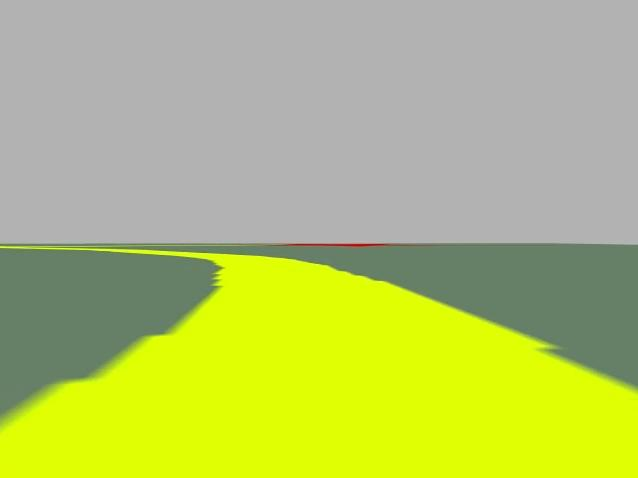
#> input picture catkin_ws/src/assignment_OpenCv/test1.jpg, 638 x 478 px
$ python canedge.py
#> lines starting #> are read from the running program, lines starting #| are printed output that depends on the picture; after the words box and inside, x2 and y2 are one past the last pixel; in counts of white or black regions, pixels touching at a corner belong together
import numpy as np
import cv2 as cv
from matplotlib import pyplot as plt
img1 = cv.imread('test1.jpg')
#> img1 is the input picture: shape (478, 638, 3); mean B, G, R 109, 194.4, 180.1
img = cv.GaussianBlur(img1,(5,5),0)
#img = cv.GaussianBlur(img1,(4,4),0)
edges = cv.Canny(img,100,200)
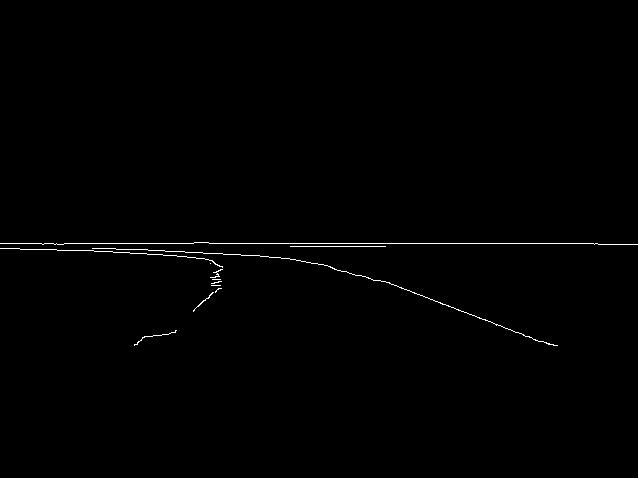
#> edges: shape (478, 638); 0.53% white in thin lines or dots, all inside (x1, y1, x2, y2) = (0, 242, 638, 346)
plt.subplot(121),plt.imshow(img,cmap = 'gray')
plt.title('Original Image'), plt.xticks([]), plt.yticks([])
plt.subplot(122),plt.imshow(edges,cmap = 'gray')
plt.title('Edge Image'), plt.xticks([]), plt.yticks([])
plt.show()
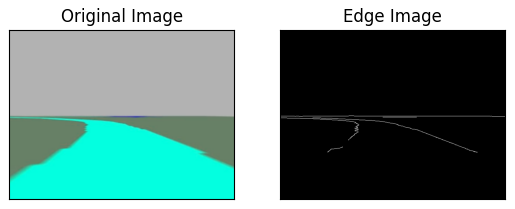
#> figure drawn by matplotlib, 2 panels; B, G, R data is drawn as R, G, B
